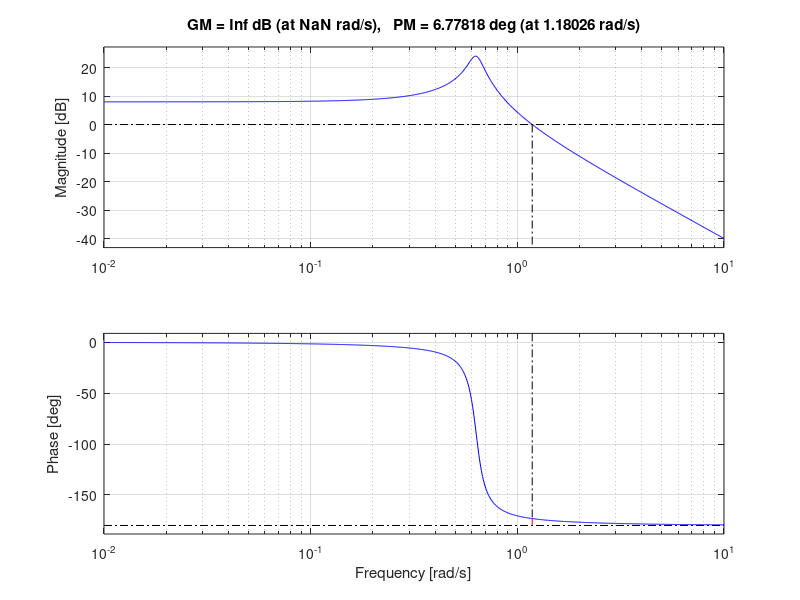

Here is the MATLAB script that generated this plot: (Note: this script raises an error after producing the figure.)
%% Second Order MSD Equation
% Author: Sourav Dey
% PS Number: 99003785
% Date: 7th April 2021.
% Version: Matlab 2020b.

%% Plant Description
% The Mass-damper Spring Second order system is taken as Plant.
% It is used in as suspension.

% Equation: Mx''(t)+ Bx'(t) + Kx(t)= Kf(t).
% f = force; B= coefficient of friction; M = mass ; v= velocity; k=spring
% constant.
% Values: K1= 1 B1= 0.5 M1= 500 Wn=0.44;

%% Code:
%For negative feedback
clc
clear all;

B1= 0.5
M1= 5;
K1 =1;
P=5;

sys = tf([P*K1],[M1,B1,2*K1])
subplot(4,4,1);
impulse(sys);
title('Impulse Input for k');
subplot(4,4,2);
step(sys);
title('Step Input for k');
subplot(4,4,3);
[z,p,k]= tf2zp([P*K1],[M1,B1,2*K1])
pzmap(sys)
subplot(4,4,4)
bode(sys)
margin(sys)
[Gm,Pm,Wcg,Wcp] = margin(sys)

hold on;
S = stepinfo(sys)

B2= -9
M2= 5;
K2=1;
P2=5;

sys = tf([P2*K2],[M2,B2,2*K2])
subplot(4,4,5);
impulse(sys);
title('Impulse Input for k- Unstable');
subplot(4,4,6);
step(sys);
title('Step Input for k- Unstable');
subplot(4,4,7);
[z,p,k]= tf2zp([P2*K2],[M2,B2,2*K2])
pzmap(sys)
subplot(4,4,8)
bode(sys)
margin(sys)
[Gm,Pm,Wcg,Wcp] = margin(sys)
hold on;
S = stepinfo(sys)

% For Positive feedback using I & D

B3= 9
M3= 5;
K3=1;


sys = tf([K3],[M3,B3,0,0])
subplot(4,4,9);
impulse(sys);
title('Impulse Input for Positive feedback 1/s ');
subplot(4,4,10);
step(sys);
title('Step Input for Positive feedback 1/s');
subplot(4,4,11);
[z,p,k]= tf2zp([K3],[M3,B3,0,0])
pzmap(sys)
subplot(4,4,12)
bode(sys)
margin(sys)
[Gm,Pm,Wcg,Wcp] = margin(sys)
hold on;
S = stepinfo(sys)


B4= 9
M4= 5;
K4=1;


sys = tf([K4,0],[M4,B4,0])
subplot(4,4,13);
impulse(sys);
title('Impulse Input for Positive feedback s ');
subplot(4,4,14);
step(sys);
title('Step Input for Positive feedback s');
subplot(4,4,15);
[z,p,k]= tf2zp([K4,0],[M4,B4,0])
pzmap(sys)
subplot(4,4,16)
bode(sys)
margin(sys)
[Gm,Pm,Wcg,Wcp] = margin(sys)
hold on;
S = stepinfo(sys)

%% Math Analysis:
% Independent: Time(t)
% Dependent: Velocity(v) and Force(f)
% Constant: Mass(M), Frictional Coefficient(B), Spring constant(K)
% Roots:((-B/M)+-sqrt(sq(B/M)-4K/M))/2
% T.F. = G/1-G for -ve feedback where G is open loop T.F.
% T.F. = G/1+G for +ve feedback where G is open loop T.F.
% Here we take unity feedback.

%% Comparison Analysis:(Speed, Accuracy and stability):
% Negative Feedback
% When we use a negative feedback the system becomes stable at a faster
% rate as the rise time and settling time decrease. From the first graph
% it can be validated by seeing the locstion of the poles.
% From the second graph it can be determined that the system is unstable
% and it can be validated by the locaation of the poles and phase margin is
% negative.
% When we use a positive feedback with I controller it makes the stable
% system  marginally stable as the error never crosses the threshold value.
% Poles of the system is present on L.H.S of the S-plane but there is a pole
% present in origin. 
%The GM and PM is also negative which says the system is reaching 
% unstability.

% When we use a positive feedback with D controller Zero is added in
% origin which pulls the poles near origin.
%The stabilty of the system reduces i.e it becomes unstable.
% From the frequency response we can say that the system is unstable as PM
% and GM both is infinity. When GM becomes infinity the system cannot
% accept signals without errors thus more errors get accumulated and system
% becomes unstable.





